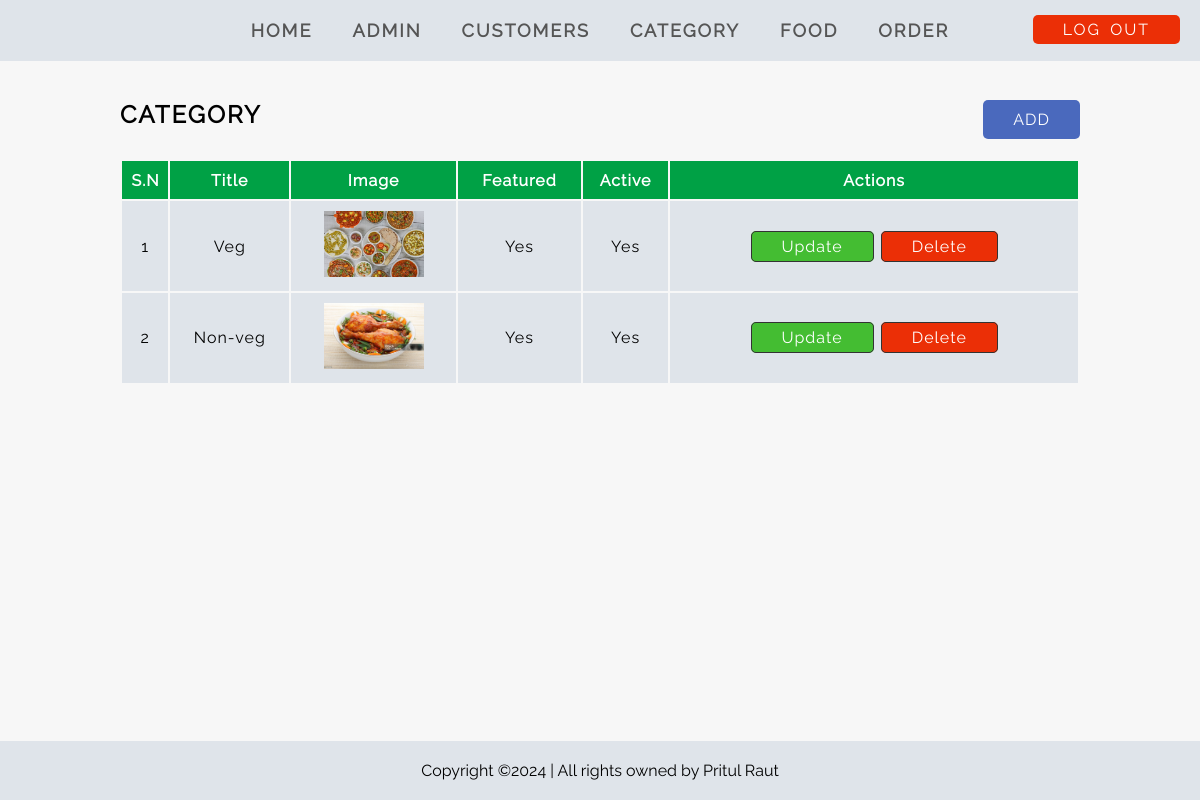
Page /adminPanel/manage-category.php (signed in) on the committed database.
### tables this page shows
CREATE TABLE `category` (
  `id` int(10) UNSIGNED NOT NULL,
  `title` varchar(100) NOT NULL,
  `image_name` varchar(255) NOT NULL,
  `featured` varchar(10) NOT NULL,
  `active` varchar(10) NOT NULL
);

### adminPanel/manage-category.php (the view, shortened to what this page needs)
<?php include 'nav.php' ?>
<div class="main-content">
    <div class="wrapper">
        <div class="admin-header">
            <h2> <strong class="title-letter-space text-uppercase">Category</strong></h2>
            <a href="add-category.php" class="normal-word-space btn-add-color">ADD</a>
        </div>
        <table class="full-width text-center normal-word-space">
            <thead>
                <tr>
                    <th>S.N</th>
                    <th>Title</th>
                    <th>Image</th>
                    <th>Featured</th>
                    <th>Active</th>
                    <th>Actions</th>
                </tr>
            </thead>
            <tbody>
                <?php
                $sql = "select * from category";
                $res = mysqli_query($conn, $sql);
                if ($res) {
                    $num = mysqli_num_rows($res);
                    $id_new = 1;
                    if ($num > 0) {
                        while ($rows = mysqli_fetch_assoc($res)) {
                            $id = $rows['id'];
                            $image = $rows['image_name'];
                            $title = $rows['title'];
                            $featured = $rows['featured'];
                            $active = $rows['active'];
                ?>
                            <tr>
                                <td><?php echo $id_new++; ?></td>
                                <td><?php echo $title; ?></td>
                                <td>
                                    <?php
                                    if ($image != "") {
                                    ?>
                                        <img src="<?php echo INDEXPAGE; ?>images/category/<?php echo $image; ?>" width="100px">
                                    <?php
                                    } else {
                                        echo "image not added";
                                    }
                                    ?>
                                </td>
                                <td><?php echo $featured; ?></td>
                                <td><?php echo $active; ?></td>
                                <td>
                                    <a href="<?php echo INDEXPAGE ?>adminPanel/update-category.php?id=<?php echo $id; ?>" class="link-btn btn-primary-color">Update</a>
                                    <a href="<?php echo INDEXPAGE ?>adminPanel/delete-category.php?id=<?php echo $id; ?>&image_name=<?php echo $image; ?>" class="link-btn btn-danger-color">Delete</a>
                                </td>
                            </tr>
                <?php
                        }
                    }
                }
                ?>
            </tbody>
        </table>
    </div>
</div>
<?php include 'footer.php'  ?>

### css/style.css (style rules this page uses)
* { margin : 0; padding : 0; box-sizing: border-box; }
:root { --primary-color : #00A145; --secondary-color : #dfe4ea; --btn-primary-color: #44bd32; --btn-danger-color : #eb2f06; --btn-add-color : #4a69bd; }
body { font-family : 'raleway-regular'; background-color: #f7f7f7; font-size : 16px; }
.text-center { text-align: center; }
.text-uppercase { text-transform: uppercase; }
.title-letter-space { letter-spacing: 2px; word-spacing : 3px; }
.normal-word-space { letter-spacing: 1px; word-spacing : 2px; }
.full-width { width: 100%; }
.wrapper { width : 80%; margin: 0 auto; }
.main-content { margin: 30px 0; }
table { margin-top: 20px; margin-bottom: 100px; }
table th { padding: 1%; }
table td { padding: 1%; }
table tbody { background-color: var(--secondary-color); }
table thead tr { background-color: var(--primary-color); color : white; }
table tr a { text-decoration: none; color : black; padding : 5px 15px; border : 1px solid #333; }
.admin-header { margin-top: 100px; display : flex; justify-content: space-between; }
.link-btn { text-decoration: none; color : white; padding : 5px 30px; border-radius : 5px; transition : 0.3s; }
.btn-primary-color { background-color: var(--btn-primary-color); }
.btn-danger-color { background-color: var(--btn-danger-color); }
.btn-add-color { background-color: var(--btn-add-color); color : black; padding : 10px 30px; text-decoration : none; color : white; border-radius : 5px; }

### rows in the picture
category: title "Veg", image_name (picture), featured "Yes", active "Yes"
category: title "Non-veg", image_name (picture), featured "Yes", active "Yes"
